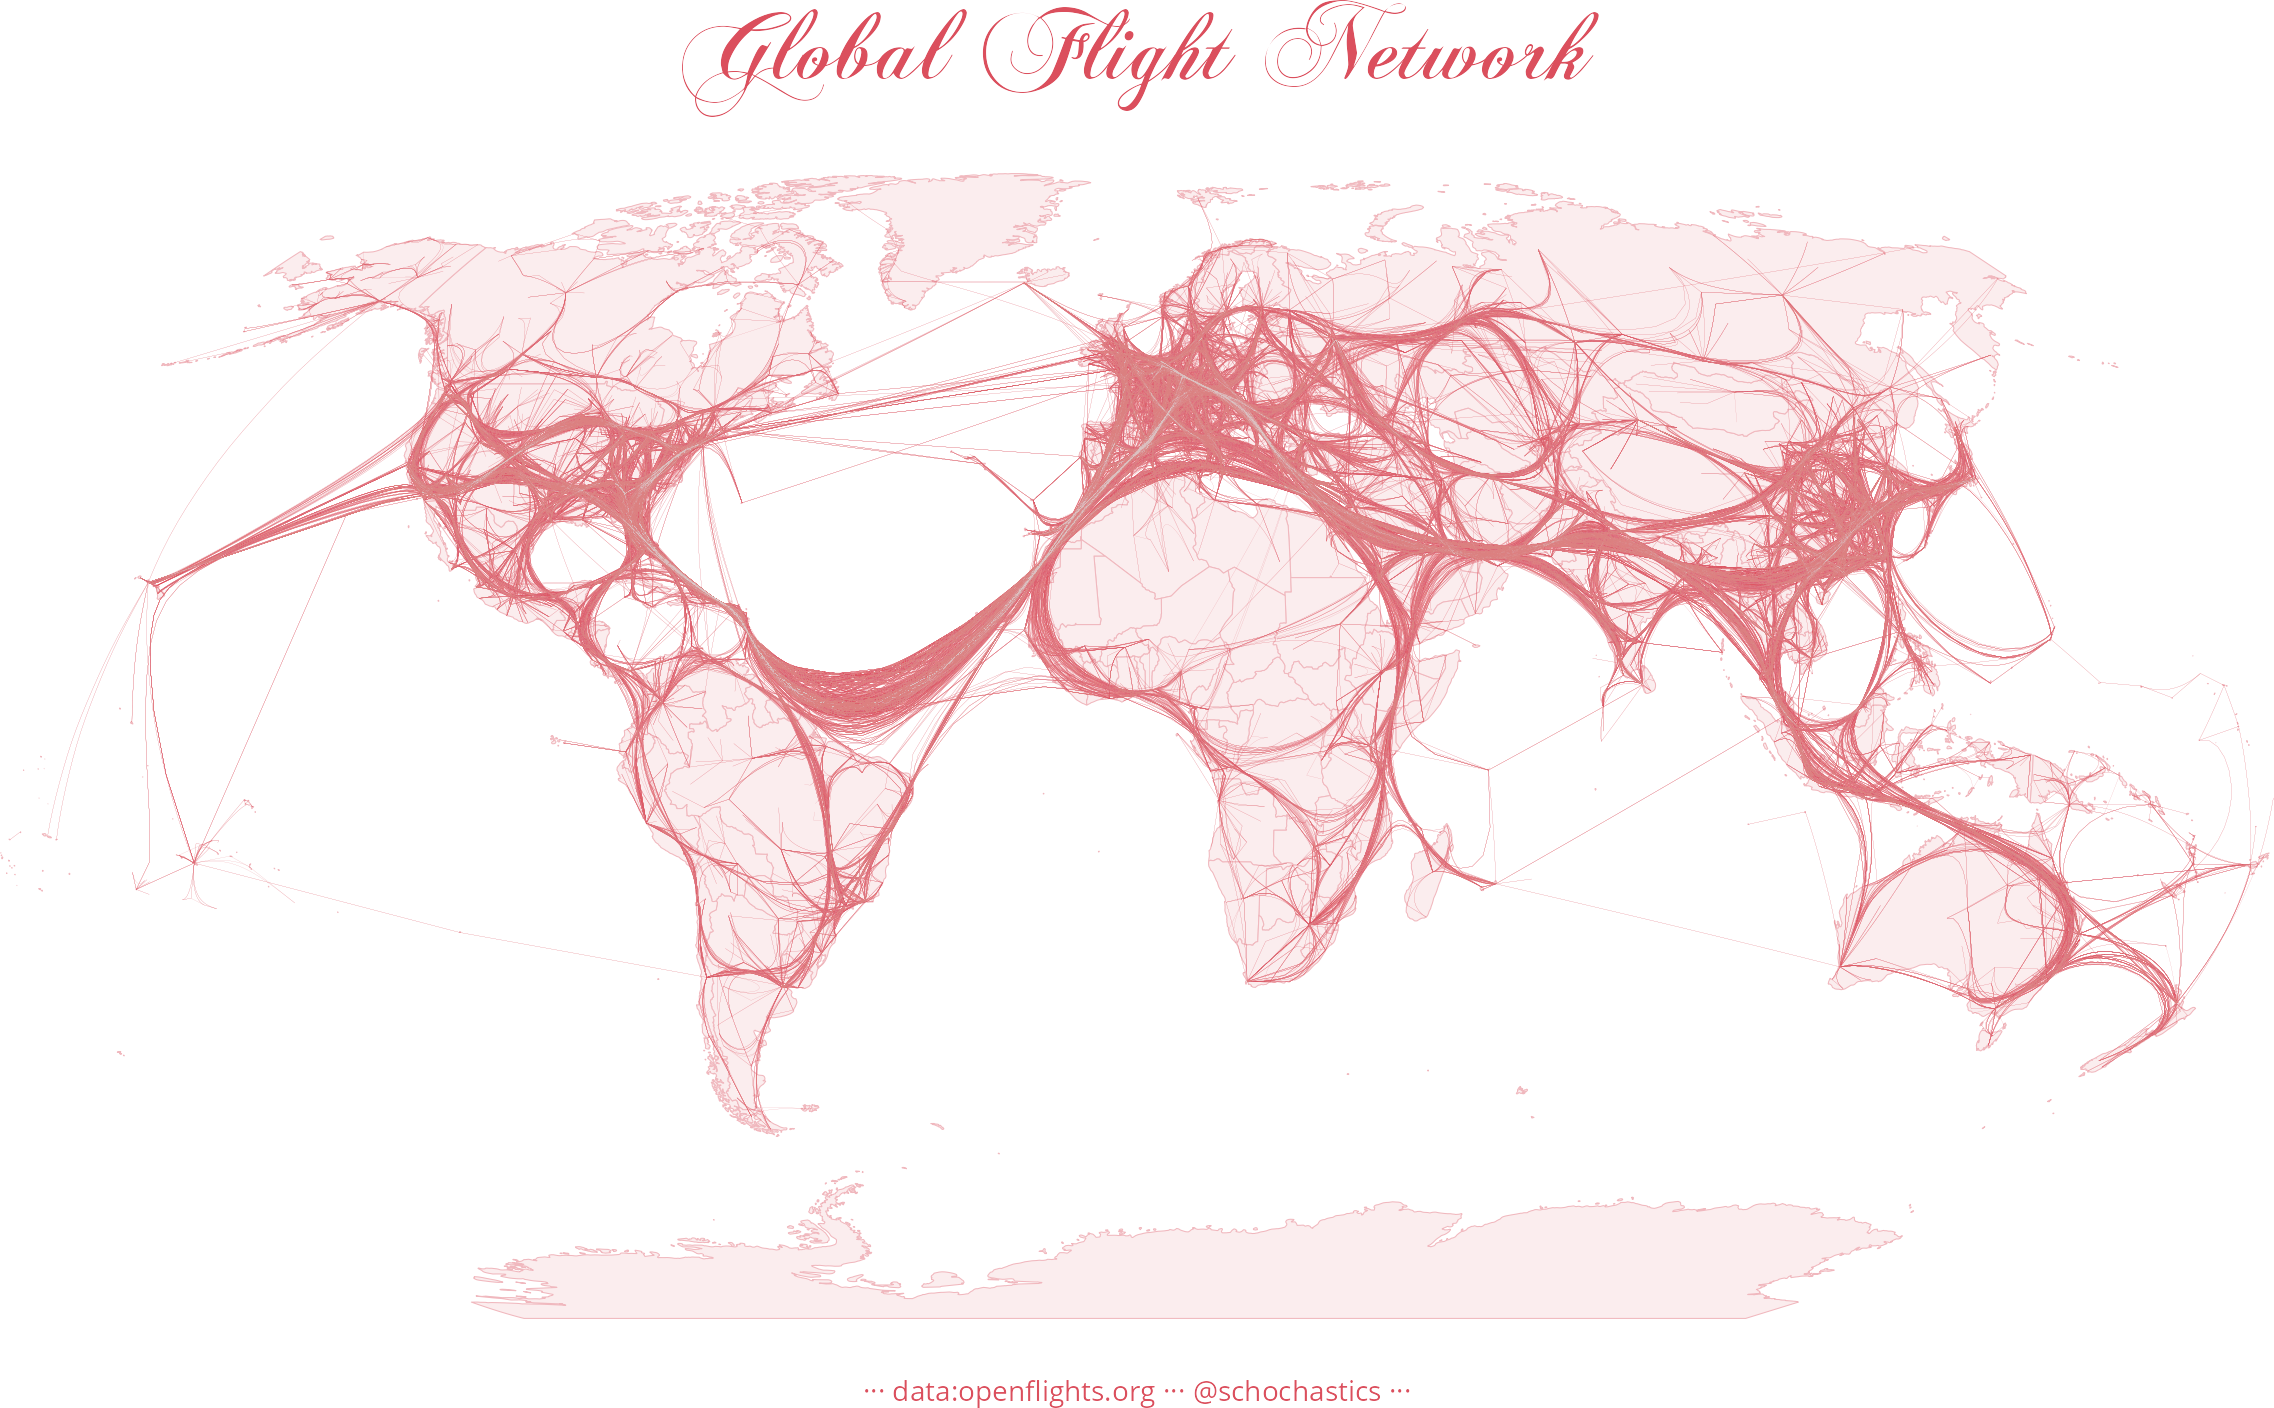

This figure's R source:
library(tidyverse)
library(igraph)
library(ggraph)
library(edgebundle)
library(sf)
airport <- vroom::vroom("~/Documents/data/flights/airports.dat",col_names = FALSE)
routes <- vroom::vroom("~/Documents/data/flights/routes.dat",col_names = FALSE)

nodes <- airport[,c(5,7,8)] %>% distinct(X5,.keep_all = TRUE) %>% dplyr::filter(!is.na(X5))# %>% mutate(X1=paste0("A",X1))
names(nodes) <- c("name","lat","long")
edges <- routes[,c(3,5)] %>% dplyr::filter(!is.na(X3),!is.na(X5)) #%>% mutate(X4=paste0("A",X4),X6=paste0("A",X6))
names(edges) <- c("source","target")
edges <- edges %>% dplyr::filter(source%in%nodes$name,target%in%nodes$name)

g <- graph_from_data_frame(edges,F,nodes)

world <- rnaturalearth::ne_countries(scale = "medium", type="countries", returnclass = "sf")

pbundle <- edgebundle::edge_bundle_path(g,cbind(V(g)$long,V(g)$lat),max_distortion = 20)

pbundle_sf <- pbundle %>% 
  st_as_sf(coords = c("x", "y"), agr = "constant") %>%
  group_by(group) %>%
  summarise(do_union = FALSE) %>% 
  st_cast("LINESTRING")

st_crs(pbundle_sf) <- st_crs(world)
idx <- unique(pbundle$group[(pbundle$x<= -173)])
idx <- pbundle %>% group_by(group) %>% dplyr::summarise(abs=max(x)-min(x)) %>% arrange(-abs) %>% pull(group) %>% .[1:86]
p <- ggplot()+
  geom_sf(data=world,fill="#fbedee",col="#f0b8be")+
  geom_sf(data=pbundle_sf[-idx,],col="#db4f5d",size=0.05)+
  geom_sf(data=pbundle_sf[-idx,],col="white",size=0.001)+
  coord_sf(crs = "+proj=robin")+
  labs(title="Global Flight Network",
       caption="··· data:openflights.org ··· @schochastics ···")+
  theme_void()+
  theme(
    plot.title = element_text(color="#db4f5d",size=104,hjust=0.5,family = "Chopin Script"),
    plot.caption = element_text(color="#db4f5d",size=28,hjust=0.5,family = "Open Sans"),
    panel.background = element_rect(fill="white",colour = "white"))

ragg::agg_png("09_monochrome.png",width=2500,height=2500)
p
dev.off()

world1 <- world
pbundle_sf1 <- pbundle_sf[-idx,]
world1 <- st_transform(world1,"+proj=robin")
pbundle_sf1 <- st_transform(pbundle_sf1,"+proj=robin")
world1 <- st_cast(world1,"POLYGON")

world1$fill="#fbedee"
world1$color="#f0b8be"

pbundle_sf1$color <- "#db4f5d"
pbundle_sf1$stroke <- 0.05

roughsf::roughsf(list(world1,pbundle_sf1),simplification = 0.01,height=2500,width=3500)
